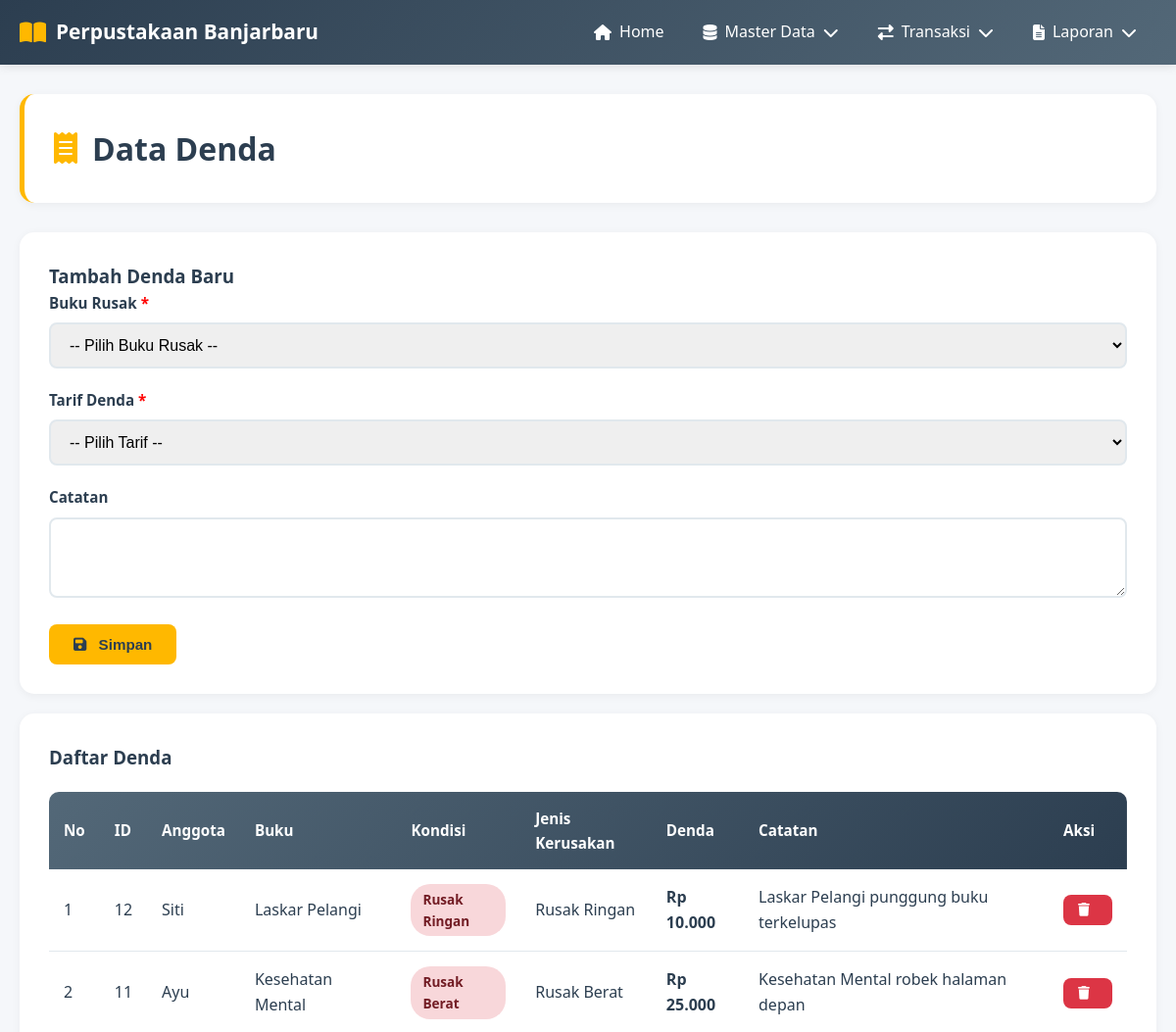
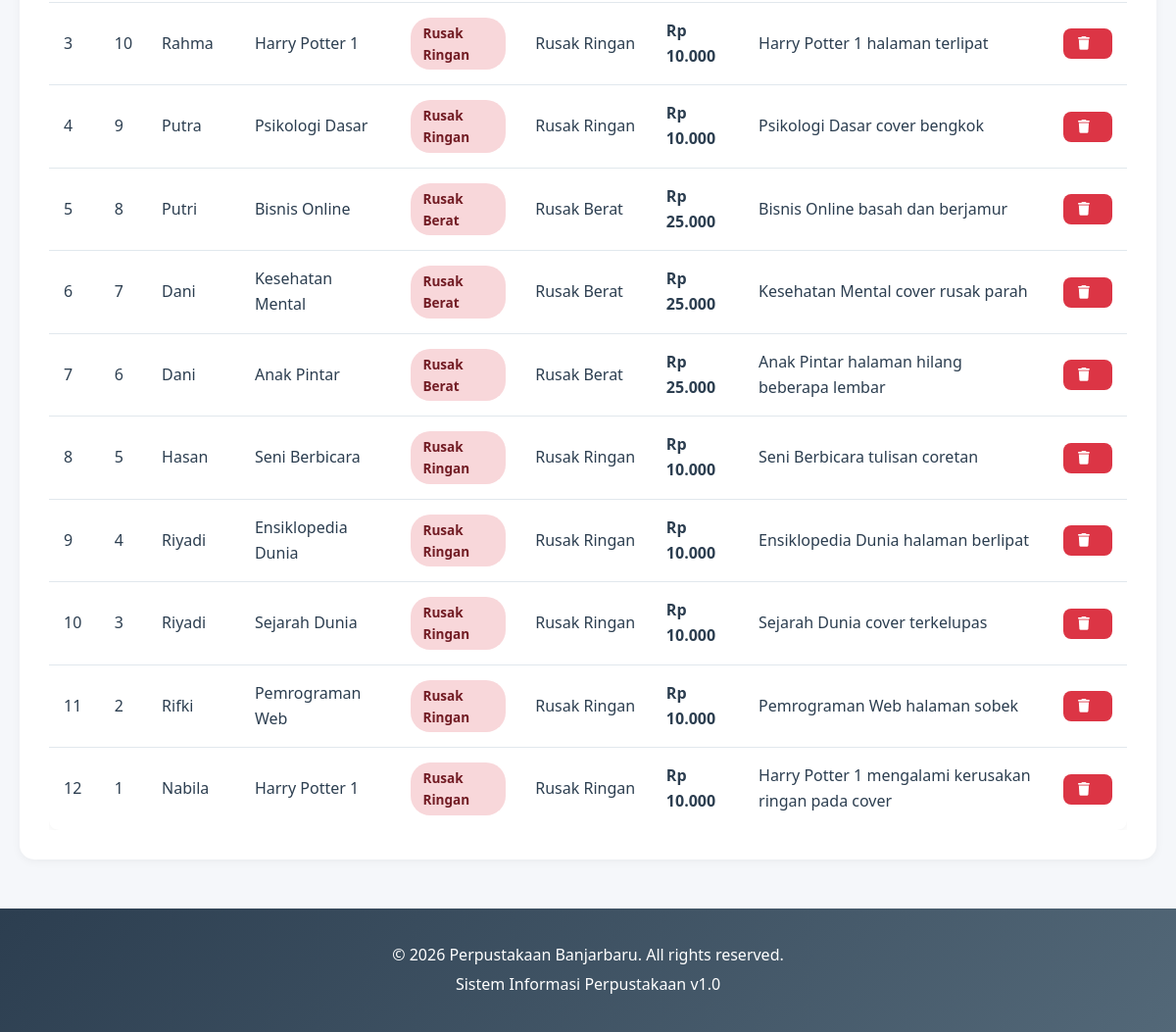
/modules/transaksi/denda.php, run on the app's committed database (2 pictures, top to bottom).
### tables this page shows
CREATE TABLE `denda` (
  `id_denda` int(11) NOT NULL,
  `id_detail_kembali` int(11) NOT NULL,
  `id_tarif` int(11) NOT NULL,
  `catatan` text DEFAULT NULL
);

CREATE TABLE `anggota` (
  `id_anggota` int(11) NOT NULL,
  `nama` varchar(100) NOT NULL,
  `alamat` varchar(200) DEFAULT NULL,
  `no_hp` varchar(20) DEFAULT NULL,
  `status` varchar(20) DEFAULT 'Aktif'
);

CREATE TABLE `buku` (
  `id_buku` int(11) NOT NULL,
  `judul` varchar(200) NOT NULL,
  `id_pengarang` int(11) NOT NULL,
  `id_penerbit` int(11) NOT NULL,
  `tahun` int(11) DEFAULT NULL,
  `jumlah` int(11) DEFAULT 0
);

CREATE TABLE `detail_pengembalian` (
  `id_detail_kembali` int(11) NOT NULL,
  `id_kembali` int(11) NOT NULL,
  `id_buku` int(11) NOT NULL,
  `kondisi` varchar(20) DEFAULT 'Baik'
);

CREATE TABLE `tarif_denda` (
  `id_tarif` int(11) NOT NULL,
  `jenis_kerusakan` varchar(50) NOT NULL,
  `jumlah_denda` decimal(10,2) NOT NULL
);

### config/database.php (called while the page is built, shortened)
<?php
$conn = mysqli_connect(DB_HOST, DB_USER, DB_PASS, DB_NAME);
mysqli_set_charset($conn, "utf8");
function query($sql) {
    global $conn;
    return mysqli_query($conn, $sql);
}
function fetchAll($result) {
    $data = [];
    while ($row = mysqli_fetch_assoc($result)) {
        $data[] = $row;
    }
    return $data;
}
?>

### modules/transaksi/denda.php (the view, shortened to what this page needs)
<?php
include '../../includes/header.php';
$sql = "SELECT d.*, dk.kondisi, b.judul, td.jenis_kerusakan, td.jumlah_denda,
        pg.id_kembali, pm.id_anggota, a.nama as nama_anggota
        FROM denda d
        JOIN detail_pengembalian dk ON d.id_detail_kembali = dk.id_detail_kembali
        JOIN buku b ON dk.id_buku = b.id_buku
        JOIN tarif_denda td ON d.id_tarif = td.id_tarif
        JOIN pengembalian pg ON dk.id_kembali = pg.id_kembali
        JOIN peminjaman pm ON pg.id_pinjam = pm.id_pinjam
        JOIN anggota a ON pm.id_anggota = a.id_anggota
        ORDER BY d.id_denda DESC";
$data = fetchAll(query($sql));
$tarif_list = fetchAll(query("SELECT * FROM tarif_denda ORDER BY jumlah_denda"));
?>
<div class="container">
    <div class="page-header">
        <h2><i class="fas fa-receipt"></i> Data Denda</h2>
    </div>
    <div class="content-box">
        <h3>Tambah Denda Baru</h3>
        <form method="POST">
            <div class="form-group">
                <label>Buku Rusak <span style="color: red;">*</span></label>
                <select name="id_detail_kembali" class="form-control" required>
                    <option value="">-- Pilih Buku Rusak --</option>
                </select>
            </div>
            <div class="form-group">
                <label>Tarif Denda <span style="color: red;">*</span></label>
                <select name="id_tarif" class="form-control" required>
                    <option value="">-- Pilih Tarif --</option>
                </select>
            </div>
            <div class="form-group">
                <label>Catatan</label>
                <textarea name="catatan" class="form-control" rows="3"></textarea>
            </div>
            <button type="submit" class="btn btn-primary">
                <i class="fas fa-save"></i> Simpan
            </button>
        </form>
    </div>
    <div class="content-box mt-20">
        <h3>Daftar Denda</h3>
        <div class="table-container">
            <table>
                <thead>
                    <tr>
                        <th>No</th>
                        <th>ID</th>
                        <th>Anggota</th>
                        <th>Buku</th>
                        <th>Kondisi</th>
                        <th>Jenis Kerusakan</th>
                        <th>Denda</th>
                        <th>Catatan</th>
                        <th>Aksi</th>
                    </tr>
                </thead>
                <tbody>
                    <?php $no = 1; foreach ($data as $row): ?>
                        <tr>
                            <td><?php echo $no++; ?></td>
                            <td><?php echo $row['id_denda']; ?></td>
                            <td><?php echo $row['nama_anggota']; ?></td>
                            <td><?php echo $row['judul']; ?></td>
                            <td><span class="badge badge-danger"><?php echo $row['kondisi']; ?></span></td>
                            <td><?php echo $row['jenis_kerusakan']; ?></td>
                            <td><strong>Rp <?php echo number_format($row['jumlah_denda'], 0, ',', '.'); ?></strong></td>
                            <td><?php echo $row['catatan']; ?></td>
                            <td>
                                <form method="POST" style="display: inline;" onsubmit="return confirmDelete()">
                                    <button type="submit" class="btn btn-sm btn-danger">
                                        <i class="fas fa-trash"></i>
                                    </button>
                                </form>
                            </td>
                        </tr>
                    <?php endforeach; ?>
                </tbody>
            </table>
        </div>
    </div>
</div>
<?php include '../../includes/footer.php'; ?>

### css/style.css (style rules this page uses)
* { margin: 0; padding: 0; box-sizing: border-box; }
:root { --primary-color: #FFB800; --secondary-color: #536878; --dark-blue: #2C3E50; --light-gray: #F5F7FA; --white: #FFFFFF; --text-dark: #2C3E50; --border-color: #E1E8ED; --success: #28A745; --danger: #DC3545; --warning: #FFC107; }
body { font-family: 'Segoe UI', Tahoma, Geneva, Verdana, sans-serif; background-color: var(--light-gray); color: var(--text-dark); line-height: 1.6; }
.container { max-width: 1400px; margin: 30px auto; padding: 0 20px; }
.page-header { background: var(--white); padding: 30px; border-radius: 15px; margin-bottom: 30px; box-shadow: 0 2px 10px rgba(0,0,0,0.05); border-left: 5px solid var(--primary-color); }
.page-header h2 { color: var(--dark-blue); font-size: 2rem; display: flex; align-items: center; gap: 15px; }
.page-header h2 i { color: var(--primary-color); }
.content-box { background: var(--white); padding: 30px; border-radius: 15px; box-shadow: 0 2px 10px rgba(0,0,0,0.05); }
.btn { display: inline-block; padding: 12px 25px; border: none; border-radius: 8px; cursor: pointer; text-decoration: none; font-weight: 600; transition: all 0.3s; font-size: 0.95rem; }
.btn i { margin-right: 8px; }
.btn-primary { background-color: var(--primary-color); color: var(--dark-blue); }
.btn-danger { background-color: var(--danger); color: var(--white); }
.btn-sm { padding: 8px 15px; font-size: 0.85rem; }
.table-container { overflow-x: auto; margin-top: 20px; }
table { width: 100%; border-collapse: collapse; background: var(--white); box-shadow: 0 2px 8px rgba(0,0,0,0.05); border-radius: 10px; overflow: hidden; }
thead { background: linear-gradient(135deg, var(--secondary-color), var(--dark-blue)); color: var(--white); }
thead th { padding: 15px; text-align: left; font-weight: 600; font-size: 0.95rem; }
tbody td { padding: 15px; border-bottom: 1px solid var(--border-color); }
tbody tr:last-child td { border-bottom: none; }
.form-group { margin-bottom: 20px; }
.form-group label { display: block; margin-bottom: 8px; color: var(--dark-blue); font-weight: 600; font-size: 0.95rem; }
.form-control { width: 100%; padding: 12px 15px; border: 2px solid var(--border-color); border-radius: 8px; font-size: 1rem; transition: all 0.3s; }
select.form-control { cursor: pointer; }
.mt-20 { margin-top: 20px; }
.badge { display: inline-block; padding: 5px 12px; border-radius: 20px; font-size: 0.85rem; font-weight: 600; }
.badge-danger { background-color: #F8D7DA; color: #721C24; }

### data on the page
denda: id_denda "12", anggota.nama "Siti", buku.judul "Laskar Pelangi", id_detail_kembali.kondisi "Rusak Ringan", id_tarif.jenis_kerusakan "Rusak Ringan", id_tarif.jumlah_denda "10.000", catatan "Laskar Pelangi punggung buku terkelupas"
denda: id_denda "11", anggota.nama "Ayu", buku.judul "Kesehatan Mental", id_detail_kembali.kondisi "Rusak Berat", id_tarif.jenis_kerusakan "Rusak Berat", id_tarif.jumlah_denda "25.000", catatan "Kesehatan Mental robek halaman depan"
denda: id_denda "10", anggota.nama "Rahma", buku.judul "Harry Potter 1", id_detail_kembali.kondisi "Rusak Ringan", id_tarif.jenis_kerusakan "Rusak Ringan", id_tarif.jumlah_denda "10.000", catatan "Harry Potter 1 halaman terlipat"
denda: id_denda "9", anggota.nama "Putra", buku.judul "Psikologi Dasar", id_detail_kembali.kondisi "Rusak Ringan", id_tarif.jenis_kerusakan "Rusak Ringan", id_tarif.jumlah_denda "10.000", catatan "Psikologi Dasar cover bengkok"
denda: id_denda "8", anggota.nama "Putri", buku.judul "Bisnis Online", id_detail_kembali.kondisi "Rusak Berat", id_tarif.jenis_kerusakan "Rusak Berat", id_tarif.jumlah_denda "25.000", catatan "Bisnis Online basah dan berjamur"
denda: id_denda "7", anggota.nama "Dani", buku.judul "Kesehatan Mental", id_detail_kembali.kondisi "Rusak Berat", id_tarif.jenis_kerusakan "Rusak Berat", id_tarif.jumlah_denda "25.000", catatan "Kesehatan Mental cover rusak parah"
denda: id_denda "6", anggota.nama "Dani", buku.judul "Anak Pintar", id_detail_kembali.kondisi "Rusak Berat", id_tarif.jenis_kerusakan "Rusak Berat", id_tarif.jumlah_denda "25.000", catatan "Anak Pintar halaman hilang beberapa lembar"
denda: id_denda "5", anggota.nama "Hasan", buku.judul "Seni Berbicara", id_detail_kembali.kondisi "Rusak Ringan", id_tarif.jenis_kerusakan "Rusak Ringan", id_tarif.jumlah_denda "10.000", catatan "Seni Berbicara tulisan coretan"
denda: id_denda "4", anggota.nama "Riyadi", buku.judul "Ensiklopedia Dunia", id_detail_kembali.kondisi "Rusak Ringan", id_tarif.jenis_kerusakan "Rusak Ringan", id_tarif.jumlah_denda "10.000", catatan "Ensiklopedia Dunia halaman berlipat"
denda: id_denda "3", anggota.nama "Riyadi", buku.judul "Sejarah Dunia", id_detail_kembali.kondisi "Rusak Ringan", id_tarif.jenis_kerusakan "Rusak Ringan", id_tarif.jumlah_denda "10.000", catatan "Sejarah Dunia cover terkelupas"
denda: id_denda "2", anggota.nama "Rifki", buku.judul "Pemrograman Web", id_detail_kembali.kondisi "Rusak Ringan", id_tarif.jenis_kerusakan "Rusak Ringan", id_tarif.jumlah_denda "10.000", catatan "Pemrograman Web halaman sobek"
denda: id_denda "1", anggota.nama "Nabila", buku.judul "Harry Potter 1", id_detail_kembali.kondisi "Rusak Ringan", id_tarif.jenis_kerusakan "Rusak Ringan", id_tarif.jumlah_denda "10.000", catatan "Harry Potter 1 mengalami kerusakan ringan pada cover"
